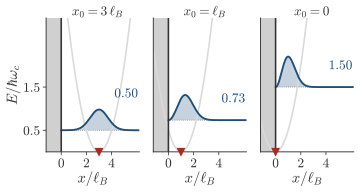

Source code (Python):
"""Session 4, section 4.11, why a Landau level bends up near a wall.

The oscillator H = p^2/2 + (x - x0)^2/2 of one k_y, in units of hbar omega_c and l_B, on x>0 with a hard wall at x=0, and
the lowest level found by finite differences on 3000 points. For x0 = 3 the wall does not touch the state and E = 1/2.
For x0 = 1 the state is pushed against the wall and E = 0.734. For x0 = 0 the wall cuts the well in two and the lowest
state is the odd one, E = 3/2. The curve is |psi|^2 drawn on its level. Redrawn on 2026-11-21 under the same name, with
the axes x/l_B and E/hbar omega_c and their ticks. The second route to the three energies, the zero of the parabolic
cylinder function, is on the conventions sheet of the session."""
import os, sys
sys.path.insert(0, os.path.join(os.path.dirname(os.path.abspath(__file__)), '..'))
import numpy as np
from scipy.linalg import eigh_tridiagonal
import matplotlib.pyplot as plt
import style
plt.rcParams.update({'font.size': 11})          # the figure sits in a quiz, at most 360 px wide

L, N = 9.0, 3000
x = np.linspace(0, L, N + 2)[1:-1]
h = x[1] - x[0]


def ground(x0):
    w, v = eigh_tridiagonal(1 / h ** 2 + 0.5 * (x - x0) ** 2, -0.5 / h ** 2 * np.ones(N - 1), select='i', select_range=(0, 0))
    psi = v[:, 0] / np.sqrt(h)
    return w[0], psi


cases = [(3.0, r'$x_0=3\,\ell_B$'), (1.0, r'$x_0=\ell_B$'), (0.0, r'$x_0=0$')]
E = [ground(x0)[0] for x0, _ in cases]
print('E', E)
assert abs(E[0] - 0.5) < 1e-3 and abs(E[1] - 0.734) < 1e-3 and abs(E[2] - 1.5) < 1e-3
assert [round(e, 2) for e in E] == [0.5, 0.73, 1.5]            # the 0.50, 0.73 and 1.50 of the caption

fig, axs = plt.subplots(1, 3, figsize=(10.5 * style.CM, 4.6 * style.CM), sharey=True, gridspec_kw=dict(wspace=0.15))
for ax, (x0, title), e in zip(axs, cases, E):
    xx = np.linspace(-1.2, 6.2, 400)
    ax.set_xlim(-1.2, 6.2); ax.set_ylim(0, 3.1)
    ax.plot(xx, 0.5 * (xx - x0) ** 2, color=style.GRID, lw=1.2)
    xs = np.linspace(0, 6.2, 400)
    _, psi = ground(x0)
    p = np.interp(xs, x, psi ** 2)
    ax.axhline(e, color=style.MUTED, lw=0.6, ls=':', zorder=0)
    ax.fill_between(xs, e, e + 0.85 * p, color=style.ACCENT, alpha=0.25, lw=0)
    ax.plot(xs, e + 0.85 * p, color=style.ACCENT, lw=1.4)
    ax.axvspan(-1.2, 0, color='#d0d0d0', lw=0)
    ax.axvline(0, color=style.INK, lw=1.2)
    ax.text(0.55, 1.0, title, transform=ax.transAxes, ha='center', va='bottom', fontsize=10, color=style.INK)
    ax.text(6.1, e + 0.35 + (0.35 if x0 == 3.0 else 0), r'$%.2f$' % e, fontsize=10, ha='right', va='bottom',
            color=style.ACCENT)
    ax.plot([x0], [0], 'v', color=style.BROKEN, ms=5, clip_on=False, zorder=5)
    for s in ('top', 'right'):
        ax.spines[s].set_visible(False)
    ax.set_xticks([0, 2, 4]); ax.set_xticklabels(['0', '2', '4'])
    ax.tick_params(length=2.5, width=0.6, labelsize=10, pad=2)
    ax.set_xlabel(r'$x/\ell_B$', fontsize=11, labelpad=1)
axs[0].set_yticks([0.5, 1.5]); axs[0].set_yticklabels(['0.5', '1.5'])
axs[0].set_ylabel(r'$E/\hbar\omega_c$', fontsize=11, labelpad=2)
for ax in axs[1:]:
    ax.tick_params(axis='y', length=0)
style.save(fig, __file__)
